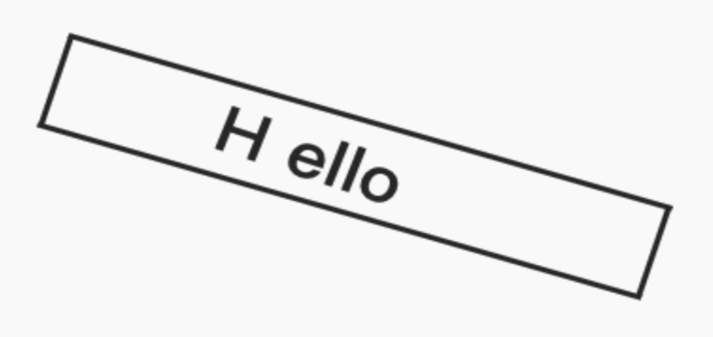
#> input picture resource/hello.png, 1425 x 674 px (shown at 1/2 size)
$ python twentyseven_rect.py
#> lines starting #> are read from the running program, lines starting #| are printed output that depends on the picture; after the words box and inside, x2 and y2 are one past the last pixel; in counts of white or black regions, pixels touching at a corner belong together; long printed decimals are rounded
# author: xwwwb
# date: 2022-10-3
# description: 外接矩形
import cv2
import numpy as np

img = cv2.imread('./resource/hello.png')
#> img is the input picture: shape (674, 1425, 3); min 26, max 255, mean 239.5
# 单通道
gray = cv2.cvtColor(img, cv2.COLOR_BGR2GRAY)
# 二值化
ret, binary = cv2.threshold(gray, 130, 255, cv2.THRESH_BINARY)
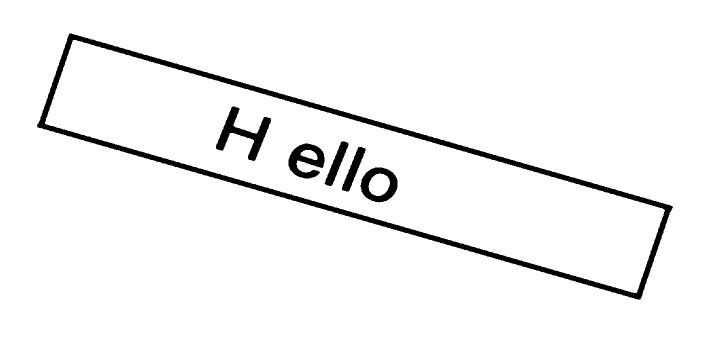
#> binary: shape (674, 1425) (shown at 1/2 size); 95.7% white; 6 black regions

# 轮廓查找
contours, hierarchy = cv2.findContours(binary, cv2.RETR_TREE, cv2.CHAIN_APPROX_SIMPLE)
#> contours = 10 contours; largest, box (x1, y1, x2, y2) and area: (0, 0, 1425, 674) 958352, (73, 66, 1347, 600) 250560, (90, 80, 1330, 586) 218314, (720, 334, 796, 406) 4102, (431, 212, 543, 323) 3834

cv2.drawContours(img, contours, 1, (0, 244, 0), 2)

# 最小外接矩形
rect = cv2.minAreaRect(contours[3])
#> rect = ((757.8, 368.9), (71.55, 72.9), -63.43)
print(rect)
#| ((757.800, 368.900), (71.554, 72.896), -63.435)
box = cv2.boxPoints(rect)
#> box = [[774.4, 417.2], [709.2, 384.6], [741.2, 320.6], [806.4, 353.2]]
box = np.int0(box)
#> box = [[774, 417], [709, 384], [741, 320], [806, 353]]
print(box)
#| [[774 417]
#|  [709 384]
#|  [741 320]
#|  [806 353]]
print([box])
#| [array([[774, 417],
#|        [709, 384],
#|        [741, 320],
#|        [806, 353]])]
cv2.drawContours(img, [box], 0, (0, 0, 255), 2)

# 边界矩形
rect_2 = cv2.boundingRect(contours[1])
#> rect_2 = (73, 66, 1274, 534)
[x, y, w, h] = rect_2
#> x = 73; y = 66; w = 1274; h = 534
print(rect_2)
#| (73, 66, 1274, 534)
cv2.rectangle(img, (x, y), (x + w, y + h), (0, 255, 0), 2)

rect_3 = cv2.boundingRect(contours[3])
#> rect_3 = (720, 334, 76, 72)
[x_, y_, w_, h_] = rect_3
#> x_ = 720; y_ = 334; w_ = 76; h_ = 72
cv2.rectangle(img, (x_, y_), (x_ + w_, y_ + h_), (0, 255, 0), 2)
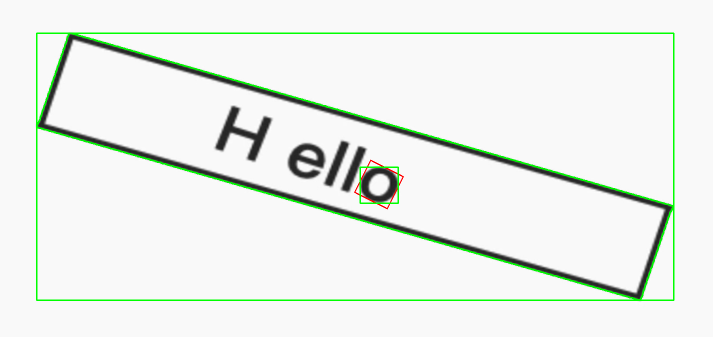
#> img: shape (674, 1425, 3) (shown at 1/2 size); mean B, G, R 234.7, 240.4, 234.9

cv2.imshow('binary', binary)
cv2.imshow('img', img)
cv2.waitKey(0)
cv2.destroyAllWindows()
